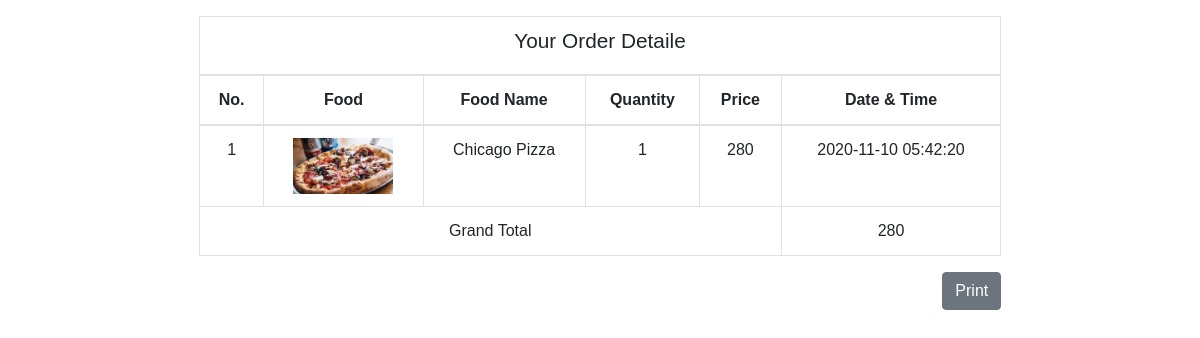
Page /invoice.php?id=1 (signed in) on the committed database.
### tables this page shows
CREATE TABLE IF NOT EXISTS `order_detaile` (
  `ord_id` int(200) NOT NULL AUTO_INCREMENT,
  `user_id` int(200) NOT NULL,
  `food_id` int(200) NOT NULL,
  `food_rs` int(200) NOT NULL,
  `food_qty` int(200) NOT NULL,
  `amount` int(200) NOT NULL,
  `time` timestamp NOT NULL DEFAULT current_timestamp(),
  `ord_status` varchar(200) NOT NULL DEFAULT 'not confirm',
  PRIMARY KEY (`ord_id`)
);

CREATE TABLE IF NOT EXISTS `food` (
  `food_id` int(20) NOT NULL AUTO_INCREMENT,
  `food_img` varchar(20) NOT NULL,
  `food_name` varchar(20) NOT NULL,
  `food_descript` varchar(100) NOT NULL,
  `food_rs` int(15) NOT NULL,
  `category_id` int(200) NOT NULL,
  PRIMARY KEY (`food_id`),
  KEY `category_id` (`category_id`)
);

CREATE TABLE IF NOT EXISTS `take_order` (
  `take_ord_id` int(200) NOT NULL AUTO_INCREMENT,
  `ord_id` longtext NOT NULL CHECK (json_valid(`ord_id`)),
  `address_id` int(200) NOT NULL,
  `user_id` int(200) NOT NULL,
  `status` varchar(200) NOT NULL,
  `amount` int(200) NOT NULL,
  `msg` varchar(200) NOT NULL,
  `date_time` timestamp NOT NULL DEFAULT current_timestamp(),
  PRIMARY KEY (`take_ord_id`)
);

### invoice.php (the view, shortened to what this page needs)
<!DOCTYPE html>
<html lang="en">
<head>
</head>
<body>
    <?php
    include 'config.php';
    if (isset($_GET['id'])) {
        extract($_GET);
        $qr = "SELECT * FROM `take_order` WHERE `user_id`=$_SESSION[user_id] AND `status`='delivered' AND `take_ord_id`=$id ";
        $res = mysqli_query($conn, $qr);
        $no_rows = mysqli_num_rows($res);
        if ($no_rows > 0) {
            $row = mysqli_fetch_assoc($res);
            $arr = json_decode($row['ord_id'], true);
            $i = 1;
    ?>
    <div class="container text-capitalize">
        <div class="col-md-10 col-lg-9 col mx-auto">
            <table class="table table-hover text-center table-bordered mt-3">
                <thead>
                    <tr>
                        <th colspan="6">
                            <h3 class="inv_capt">Your Order Detaile</h3>
                        </th>
                    </tr>
                    <tr>
                        <th>No.</th>
                        <th>Food</th>
                        <th>Food Name</th>
                        <th>Quantity</th>
                        <th>Price</th>
                        <th>Date & Time</th>
                    </tr>
                </thead>
                <?php
                        foreach ($arr as $arr2) {
                            $ord_qr = "SELECT * FROM `order_detaile` INNER JOIN `food` WHERE `order_detaile`.`user_id`=$_SESSION[user_id] AND `order_detaile`.`ord_id`=$arr2 AND `order_detaile`.`food_id`=`food`.`food_id`";
                            $ord_res = mysqli_query($conn, $ord_qr);
                            $ord_row = mysqli_fetch_assoc($ord_res);
                        ?>
                <tr>
                    <td><?= $i++ ?></td>
                    <td><img src="photos/<?= $ord_row['food_img'] ?>" alt="img" class="inv_img"></td>
                    <td><?= $ord_row['food_name'] ?></td>
                    <td><?= $ord_row['food_qty'] ?></td>
                    <td><?= $ord_row['food_rs'] ?></td>
                    <td><?= $ord_row['time'] ?></td>
                </tr>
                <?php
                        }
                        ?>
                <tr>
                    <td colspan="5">Grand Total</td>
                    <td><?= $row['amount'] ?></td>
                </tr>
            </table>
            <button class="btn btn-secondary mb-4 float-right" id="print" onclick="window.print()">Print</button>
        </div>
    </div>
</body>
<?php
        }
    } else {
        echo "Something Wrong " . mysqli_error($conn);
    }
?>
</html>

### css3/style.css (style rules this page uses)
* { font-family: Arial, Helvetica, sans-serif; }
.inv_capt { font-size: 1.3rem; text-align: center; }
.inv_img { max-width: 100px; }

### rows in the picture
order_detaile: food.food_img (picture), food.food_name "Chicago Pizza", food_qty "1", food.food_rs "280", time "2020-11-10 05:42:20"
take_order: amount "280"
